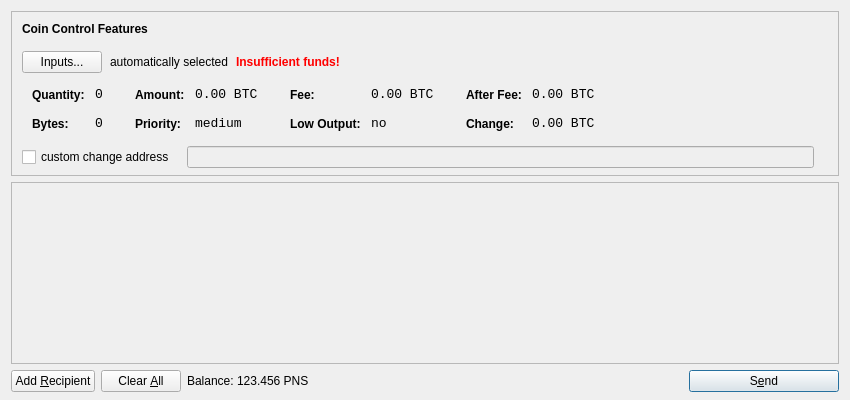
<?xml version="1.0" encoding="UTF-8"?>
<ui version="4.0">
 <class>SendCoinsDialog</class>
 <widget class="QDialog" name="SendCoinsDialog">
  <property name="geometry">
   <rect>
    <x>0</x>
    <y>0</y>
    <width>850</width>
    <height>400</height>
   </rect>
  </property>
  <property name="windowTitle">
   <string>Send Coins</string>
  </property>
  <layout class="QVBoxLayout" name="verticalLayout" stretch="0,1,0">
   <property name="bottomMargin">
    <number>8</number>
   </property>
   <item>
    <widget class="QFrame" name="frameCoinControl">
     <property name="sizePolicy">
      <sizepolicy hsizetype="Expanding" vsizetype="Expanding">
       <horstretch>0</horstretch>
       <verstretch>0</verstretch>
      </sizepolicy>
     </property>
     <property name="maximumSize">
      <size>
       <width>16777215</width>
       <height>16777215</height>
      </size>
     </property>
     <property name="frameShape">
      <enum>QFrame::StyledPanel</enum>
     </property>
     <property name="frameShadow">
      <enum>QFrame::Sunken</enum>
     </property>
     <layout class="QVBoxLayout" name="verticalLayoutCoinControl2">
      <property name="spacing">
       <number>-1</number>
      </property>
      <property name="leftMargin">
       <number>0</number>
      </property>
      <property name="topMargin">
       <number>0</number>
      </property>
      <property name="rightMargin">
       <number>0</number>
      </property>
      <property name="bottomMargin">
       <number>6</number>
      </property>
      <item>
       <layout class="QVBoxLayout" name="verticalLayoutCoinControl" stretch="0,0,0,0,1">
        <property name="spacing">
         <number>0</number>
        </property>
        <property name="leftMargin">
         <number>10</number>
        </property>
        <property name="topMargin">
         <number>10</number>
        </property>
        <item>
         <layout class="QHBoxLayout" name="horizontalLayoutCoinControl1">
          <property name="bottomMargin">
           <number>15</number>
          </property>
          <item>
           <widget class="QLabel" name="labelCoinControlFeatures">
            <property name="sizePolicy">
             <sizepolicy hsizetype="Preferred" vsizetype="Maximum">
              <horstretch>0</horstretch>
              <verstretch>0</verstretch>
             </sizepolicy>
            </property>
            <property name="font">
             <font>
              <weight>75</weight>
              <bold>true</bold>
             </font>
            </property>
            <property name="styleSheet">
             <string notr="true">font-weight:bold;</string>
            </property>
            <property name="text">
             <string>Coin Control Features</string>
            </property>
           </widget>
          </item>
         </layout>
        </item>
        <item>
         <layout class="QHBoxLayout" name="horizontalLayoutCoinControl2" stretch="0,0,0,0">
          <property name="spacing">
           <number>8</number>
          </property>
          <property name="bottomMargin">
           <number>10</number>
          </property>
          <item>
           <widget class="QPushButton" name="pushButtonCoinControl">
            <property name="styleSheet">
             <string notr="true"/>
            </property>
            <property name="text">
             <string>Inputs...</string>
            </property>
           </widget>
          </item>
          <item>
           <widget class="QLabel" name="labelCoinControlAutomaticallySelected">
            <property name="text">
             <string>automatically selected</string>
            </property>
            <property name="margin">
             <number>5</number>
            </property>
           </widget>
          </item>
          <item>
           <widget class="QLabel" name="labelCoinControlInsuffFunds">
            <property name="font">
             <font>
              <weight>75</weight>
              <bold>true</bold>
             </font>
            </property>
            <property name="styleSheet">
             <string notr="true">color:red;font-weight:bold;</string>
            </property>
            <property name="text">
             <string>Insufficient funds!</string>
            </property>
            <property name="margin">
             <number>5</number>
            </property>
           </widget>
          </item>
          <item>
           <spacer name="horizontalSpacerCoinControl">
            <property name="orientation">
             <enum>Qt::Horizontal</enum>
            </property>
            <property name="sizeHint" stdset="0">
             <size>
              <width>40</width>
              <height>1</height>
             </size>
            </property>
           </spacer>
          </item>
         </layout>
        </item>
        <item>
         <widget class="QWidget" name="widgetCoinControl" native="true">
          <property name="sizePolicy">
           <sizepolicy hsizetype="Preferred" vsizetype="Preferred">
            <horstretch>0</horstretch>
            <verstretch>0</verstretch>
           </sizepolicy>
          </property>
          <property name="minimumSize">
           <size>
            <width>0</width>
            <height>0</height>
           </size>
          </property>
          <property name="styleSheet">
           <string notr="true"/>
          </property>
          <layout class="QHBoxLayout" name="horizontalLayoutCoinControl5">
           <property name="margin">
            <number>0</number>
           </property>
           <item>
            <layout class="QHBoxLayout" name="horizontalLayoutCoinControl3" stretch="0,0,0,1">
             <property name="spacing">
              <number>20</number>
             </property>
             <property name="topMargin">
              <number>0</number>
             </property>
             <property name="bottomMargin">
              <number>10</number>
             </property>
             <item>
              <layout class="QFormLayout" name="formLayoutCoinControl1">
               <property name="horizontalSpacing">
                <number>10</number>
               </property>
               <property name="verticalSpacing">
                <number>14</number>
               </property>
               <property name="leftMargin">
                <number>10</number>
               </property>
               <property name="topMargin">
                <number>4</number>
               </property>
               <property name="rightMargin">
                <number>6</number>
               </property>
               <item row="0" column="0">
                <widget class="QLabel" name="labelCoinControlQuantityText">
                 <property name="styleSheet">
                  <string notr="true">font-weight:bold;</string>
                 </property>
                 <property name="text">
                  <string>Quantity:</string>
                 </property>
                 <property name="margin">
                  <number>0</number>
                 </property>
                </widget>
               </item>
               <item row="0" column="1">
                <widget class="QLabel" name="labelCoinControlQuantity">
                 <property name="font">
                  <font>
                   <family>Monospace</family>
                   <pointsize>10</pointsize>
                  </font>
                 </property>
                 <property name="cursor">
                  <cursorShape>IBeamCursor</cursorShape>
                 </property>
                 <property name="contextMenuPolicy">
                  <enum>Qt::ActionsContextMenu</enum>
                 </property>
                 <property name="text">
                  <string notr="true">0</string>
                 </property>
                 <property name="margin">
                  <number>0</number>
                 </property>
                 <property name="textInteractionFlags">
                  <set>Qt::LinksAccessibleByMouse|Qt::TextSelectableByKeyboard|Qt::TextSelectableByMouse</set>
                 </property>
                </widget>
               </item>
               <item row="1" column="0">
                <widget class="QLabel" name="labelCoinControlBytesText">
                 <property name="styleSheet">
                  <string notr="true">font-weight:bold;</string>
                 </property>
                 <property name="text">
                  <string>Bytes:</string>
                 </property>
                </widget>
               </item>
               <item row="1" column="1">
                <widget class="QLabel" name="labelCoinControlBytes">
                 <property name="font">
                  <font>
                   <family>Monospace</family>
                   <pointsize>10</pointsize>
                  </font>
                 </property>
                 <property name="cursor">
                  <cursorShape>IBeamCursor</cursorShape>
                 </property>
                 <property name="contextMenuPolicy">
                  <enum>Qt::ActionsContextMenu</enum>
                 </property>
                 <property name="text">
                  <string notr="true">0</string>
                 </property>
                 <property name="textInteractionFlags">
                  <set>Qt::LinksAccessibleByMouse|Qt::TextSelectableByKeyboard|Qt::TextSelectableByMouse</set>
                 </property>
                </widget>
               </item>
              </layout>
             </item>
             <item>
              <layout class="QFormLayout" name="formLayoutCoinControl2">
               <property name="horizontalSpacing">
                <number>10</number>
               </property>
               <property name="verticalSpacing">
                <number>14</number>
               </property>
               <property name="leftMargin">
                <number>6</number>
               </property>
               <property name="topMargin">
                <number>4</number>
               </property>
               <property name="rightMargin">
                <number>6</number>
               </property>
               <item row="0" column="0">
                <widget class="QLabel" name="labelCoinControlAmountText">
                 <property name="styleSheet">
                  <string notr="true">font-weight:bold;</string>
                 </property>
                 <property name="text">
                  <string>Amount:</string>
                 </property>
                 <property name="margin">
                  <number>0</number>
                 </property>
                </widget>
               </item>
               <item row="0" column="1">
                <widget class="QLabel" name="labelCoinControlAmount">
                 <property name="font">
                  <font>
                   <family>Monospace</family>
                   <pointsize>10</pointsize>
                  </font>
                 </property>
                 <property name="cursor">
                  <cursorShape>IBeamCursor</cursorShape>
                 </property>
                 <property name="contextMenuPolicy">
                  <enum>Qt::ActionsContextMenu</enum>
                 </property>
                 <property name="text">
                  <string notr="true">0.00 BTC</string>
                 </property>
                 <property name="textInteractionFlags">
                  <set>Qt::LinksAccessibleByMouse|Qt::TextSelectableByKeyboard|Qt::TextSelectableByMouse</set>
                 </property>
                </widget>
               </item>
               <item row="1" column="0">
                <widget class="QLabel" name="labelCoinControlPriorityText">
                 <property name="styleSheet">
                  <string notr="true">font-weight:bold;</string>
                 </property>
                 <property name="text">
                  <string>Priority:</string>
                 </property>
                </widget>
               </item>
               <item row="1" column="1">
                <widget class="QLabel" name="labelCoinControlPriority">
                 <property name="font">
                  <font>
                   <family>Monospace</family>
                   <pointsize>10</pointsize>
                  </font>
                 </property>
                 <property name="cursor">
                  <cursorShape>IBeamCursor</cursorShape>
                 </property>
                 <property name="contextMenuPolicy">
                  <enum>Qt::ActionsContextMenu</enum>
                 </property>
                 <property name="text">
                  <string>medium</string>
                 </property>
                 <property name="textInteractionFlags">
                  <set>Qt::LinksAccessibleByMouse|Qt::TextSelectableByKeyboard|Qt::TextSelectableByMouse</set>
                 </property>
                </widget>
               </item>
              </layout>
             </item>
             <item>
              <layout class="QFormLayout" name="formLayoutCoinControl3">
               <property name="horizontalSpacing">
                <number>10</number>
               </property>
               <property name="verticalSpacing">
                <number>14</number>
               </property>
               <property name="leftMargin">
                <number>6</number>
               </property>
               <property name="topMargin">
                <number>4</number>
               </property>
               <property name="rightMargin">
                <number>6</number>
               </property>
               <item row="0" column="0">
                <widget class="QLabel" name="labelCoinControlFeeText">
                 <property name="styleSheet">
                  <string notr="true">font-weight:bold;</string>
                 </property>
                 <property name="text">
                  <string>Fee:</string>
                 </property>
                 <property name="margin">
                  <number>0</number>
                 </property>
                </widget>
               </item>
               <item row="0" column="1">
                <widget class="QLabel" name="labelCoinControlFee">
                 <property name="font">
                  <font>
                   <family>Monospace</family>
                   <pointsize>10</pointsize>
                  </font>
                 </property>
                 <property name="cursor">
                  <cursorShape>IBeamCursor</cursorShape>
                 </property>
                 <property name="contextMenuPolicy">
                  <enum>Qt::ActionsContextMenu</enum>
                 </property>
                 <property name="text">
                  <string notr="true">0.00 BTC</string>
                 </property>
                 <property name="textInteractionFlags">
                  <set>Qt::LinksAccessibleByMouse|Qt::TextSelectableByKeyboard|Qt::TextSelectableByMouse</set>
                 </property>
                </widget>
               </item>
               <item row="1" column="0">
                <widget class="QLabel" name="labelCoinControlLowOutputText">
                 <property name="styleSheet">
                  <string notr="true">font-weight:bold;</string>
                 </property>
                 <property name="text">
                  <string>Low Output:</string>
                 </property>
                </widget>
               </item>
               <item row="1" column="1">
                <widget class="QLabel" name="labelCoinControlLowOutput">
                 <property name="font">
                  <font>
                   <family>Monospace</family>
                   <pointsize>10</pointsize>
                  </font>
                 </property>
                 <property name="cursor">
                  <cursorShape>IBeamCursor</cursorShape>
                 </property>
                 <property name="contextMenuPolicy">
                  <enum>Qt::ActionsContextMenu</enum>
                 </property>
                 <property name="text">
                  <string>no</string>
                 </property>
                 <property name="textInteractionFlags">
                  <set>Qt::LinksAccessibleByMouse|Qt::TextSelectableByKeyboard|Qt::TextSelectableByMouse</set>
                 </property>
                </widget>
               </item>
              </layout>
             </item>
             <item>
              <layout class="QFormLayout" name="formLayoutCoinControl4">
               <property name="horizontalSpacing">
                <number>10</number>
               </property>
               <property name="verticalSpacing">
                <number>14</number>
               </property>
               <property name="leftMargin">
                <number>6</number>
               </property>
               <property name="topMargin">
                <number>4</number>
               </property>
               <property name="rightMargin">
                <number>6</number>
               </property>
               <item row="0" column="0">
                <widget class="QLabel" name="labelCoinControlAfterFeeText">
                 <property name="styleSheet">
                  <string notr="true">font-weight:bold;</string>
                 </property>
                 <property name="text">
                  <string>After Fee:</string>
                 </property>
                 <property name="margin">
                  <number>0</number>
                 </property>
                </widget>
               </item>
               <item row="0" column="1">
                <widget class="QLabel" name="labelCoinControlAfterFee">
                 <property name="font">
                  <font>
                   <family>Monospace</family>
                   <pointsize>10</pointsize>
                  </font>
                 </property>
                 <property name="cursor">
                  <cursorShape>IBeamCursor</cursorShape>
                 </property>
                 <property name="contextMenuPolicy">
                  <enum>Qt::ActionsContextMenu</enum>
                 </property>
                 <property name="text">
                  <string notr="true">0.00 BTC</string>
                 </property>
                 <property name="textInteractionFlags">
                  <set>Qt::LinksAccessibleByMouse|Qt::TextSelectableByKeyboard|Qt::TextSelectableByMouse</set>
                 </property>
                </widget>
               </item>
               <item row="1" column="0">
                <widget class="QLabel" name="labelCoinControlChangeText">
                 <property name="styleSheet">
                  <string notr="true">font-weight:bold;</string>
                 </property>
                 <property name="text">
                  <string>Change:</string>
                 </property>
                </widget>
               </item>
               <item row="1" column="1">
                <widget class="QLabel" name="labelCoinControlChange">
                 <property name="font">
                  <font>
                   <family>Monospace</family>
                   <pointsize>10</pointsize>
                  </font>
                 </property>
                 <property name="cursor">
                  <cursorShape>IBeamCursor</cursorShape>
                 </property>
                 <property name="contextMenuPolicy">
                  <enum>Qt::ActionsContextMenu</enum>
                 </property>
                 <property name="text">
                  <string notr="true">0.00 BTC</string>
                 </property>
                 <property name="textInteractionFlags">
                  <set>Qt::LinksAccessibleByMouse|Qt::TextSelectableByKeyboard|Qt::TextSelectableByMouse</set>
                 </property>
                </widget>
               </item>
              </layout>
             </item>
            </layout>
           </item>
          </layout>
         </widget>
        </item>
        <item>
         <layout class="QHBoxLayout" name="horizontalLayoutCoinControl4" stretch="0,0,0">
          <property name="spacing">
           <number>12</number>
          </property>
          <property name="sizeConstraint">
           <enum>QLayout::SetDefaultConstraint</enum>
          </property>
          <property name="topMargin">
           <number>5</number>
          </property>
          <property name="rightMargin">
           <number>5</number>
          </property>
          <item>
           <widget class="QCheckBox" name="checkBoxCoinControlChange">
            <property name="text">
             <string>custom change address</string>
            </property>
           </widget>
          </item>
          <item>
           <widget class="QLineEdit" name="lineEditCoinControlChange">
            <property name="enabled">
             <bool>false</bool>
            </property>
            <property name="sizePolicy">
             <sizepolicy hsizetype="Expanding" vsizetype="Fixed">
              <horstretch>0</horstretch>
              <verstretch>0</verstretch>
             </sizepolicy>
            </property>
           </widget>
          </item>
          <item>
           <widget class="QLabel" name="labelCoinControlChangeLabel">
            <property name="sizePolicy">
             <sizepolicy hsizetype="Preferred" vsizetype="Expanding">
              <horstretch>0</horstretch>
              <verstretch>0</verstretch>
             </sizepolicy>
            </property>
            <property name="minimumSize">
             <size>
              <width>0</width>
              <height>0</height>
             </size>
            </property>
            <property name="text">
             <string/>
            </property>
            <property name="margin">
             <number>3</number>
            </property>
           </widget>
          </item>
         </layout>
        </item>
        <item>
         <spacer name="verticalSpacerCoinControl">
          <property name="orientation">
           <enum>Qt::Vertical</enum>
          </property>
          <property name="sizeHint" stdset="0">
           <size>
            <width>800</width>
            <height>1</height>
           </size>
          </property>
         </spacer>
        </item>
       </layout>
      </item>
     </layout>
    </widget>
   </item>
   <item>
    <widget class="QScrollArea" name="scrollArea">
     <property name="widgetResizable">
      <bool>true</bool>
     </property>
     <widget class="QWidget" name="scrollAreaWidgetContents">
      <property name="geometry">
       <rect>
        <x>0</x>
        <y>0</y>
        <width>830</width>
        <height>165</height>
       </rect>
      </property>
      <layout class="QVBoxLayout" name="verticalLayout_2">
       <property name="margin">
        <number>0</number>
       </property>
       <item>
        <layout class="QVBoxLayout" name="entries">
         <property name="spacing">
          <number>6</number>
         </property>
        </layout>
       </item>
       <item>
        <spacer name="verticalSpacer">
         <property name="orientation">
          <enum>Qt::Vertical</enum>
         </property>
         <property name="sizeHint" stdset="0">
          <size>
           <width>20</width>
           <height>40</height>
          </size>
         </property>
        </spacer>
       </item>
      </layout>
     </widget>
    </widget>
   </item>
   <item>
    <layout class="QHBoxLayout" name="horizontalLayout">
     <item>
      <widget class="QPushButton" name="addButton">
       <property name="toolTip">
        <string>Send to multiple recipients at once</string>
       </property>
       <property name="text">
        <string>Add &amp;Recipient</string>
       </property>
       <property name="icon">
        <iconset resource="../bitcoin.qrc">
         <normaloff>:/icons/add</normaloff>:/icons/add</iconset>
       </property>
       <property name="autoDefault">
        <bool>false</bool>
       </property>
      </widget>
     </item>
     <item>
      <widget class="QPushButton" name="clearButton">
       <property name="sizePolicy">
        <sizepolicy hsizetype="Minimum" vsizetype="Fixed">
         <horstretch>0</horstretch>
         <verstretch>0</verstretch>
        </sizepolicy>
       </property>
       <property name="toolTip">
        <string>Remove all transaction fields</string>
       </property>
       <property name="text">
        <string>Clear &amp;All</string>
       </property>
       <property name="icon">
        <iconset resource="../bitcoin.qrc">
         <normaloff>:/icons/remove</normaloff>:/icons/remove</iconset>
       </property>
       <property name="autoRepeatDelay">
        <number>300</number>
       </property>
       <property name="autoDefault">
        <bool>false</bool>
       </property>
      </widget>
     </item>
     <item>
      <layout class="QHBoxLayout" name="horizontalLayout_2">
       <property name="spacing">
        <number>3</number>
       </property>
       <item>
        <widget class="QLabel" name="label">
         <property name="text">
          <string>Balance:</string>
         </property>
        </widget>
       </item>
       <item>
        <widget class="QLabel" name="labelBalance">
         <property name="cursor">
          <cursorShape>IBeamCursor</cursorShape>
         </property>
         <property name="text">
          <string>123.456 PNS</string>
         </property>
         <property name="textInteractionFlags">
          <set>Qt::LinksAccessibleByMouse|Qt::TextSelectableByKeyboard|Qt::TextSelectableByMouse</set>
         </property>
        </widget>
       </item>
      </layout>
     </item>
     <item>
      <spacer name="horizontalSpacer">
       <property name="orientation">
        <enum>Qt::Horizontal</enum>
       </property>
       <property name="sizeHint" stdset="0">
        <size>
         <width>40</width>
         <height>20</height>
        </size>
       </property>
      </spacer>
     </item>
     <item>
      <widget class="QPushButton" name="sendButton">
       <property name="minimumSize">
        <size>
         <width>150</width>
         <height>0</height>
        </size>
       </property>
       <property name="toolTip">
        <string>Confirm the send action</string>
       </property>
       <property name="text">
        <string>S&amp;end</string>
       </property>
       <property name="icon">
        <iconset resource="../bitcoin.qrc">
         <normaloff>:/icons/send</normaloff>:/icons/send</iconset>
       </property>
       <property name="default">
        <bool>true</bool>
       </property>
      </widget>
     </item>
    </layout>
   </item>
  </layout>
 </widget>
 <resources>
  <include location="../bitcoin.qrc"/>
 </resources>
 <connections/>
</ui>
